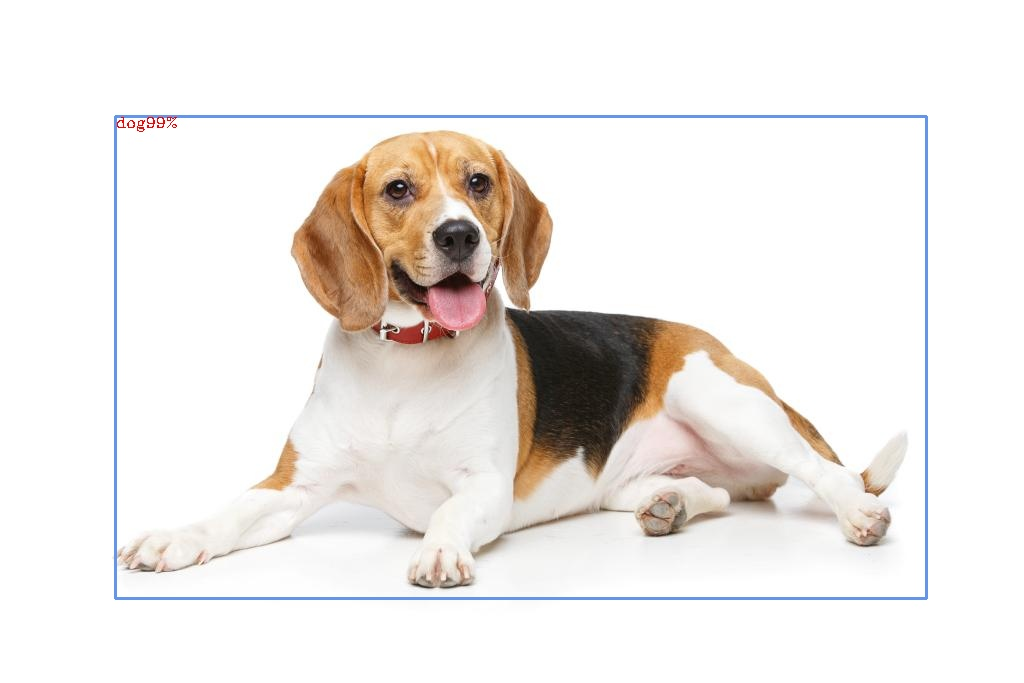
//> input picture ch5/myCode/imageBasics/dog.jpg, 1024 x 683 px
$ ./imageBasics dog.jpg   (built with g++ and OpenCV 4)
//> lines starting //> are read from the running program, lines starting //| are printed output that depends on the picture; after the words box and inside, x2 and y2 are one past the last pixel; in counts of white or black regions, pixels touching at a corner belong together
#include <iostream>

using namespace std;

#include <opencv2/core/core.hpp>
#include <opencv2/highgui/highgui.hpp>

int main(int argc, char ** argv)
{
    cv::Mat image;
    image=cv::imread("./imageBasics/dog.jpg");
//> image is the input picture: 683 rows x 1024 cols, CV_8UC3; mean B, G, R 231.1, 234.2, 238.2

    if(image.data==nullptr)
    {
        cerr<<"文件"<<argv[1]<<"不存在"<<endl;
        return 0;
    }

    cout<<"图像宽为"<<image.cols<<"，高为"<<image.rows<<"，通道数为"<<image.channels()<<endl;
//| 图像宽为1024，高为683，通道数为3
    cv::imshow("image",image);
    cv::waitKey(0); //暂停程序，等待按键输入

    if(image.type()!=CV_8UC1 && image.type() != CV_8UC3)
    {
        cout<< "请输入一张彩色图或灰度图" << endl;
        return 0;
    }
    //cout<<"data: "<< cv::format(image,cv::Formatter::FMT_PYTHON)<<std::endl;

    //遍历图像
    for(auto y=0;y<image.rows;y++)
    {
        unsigned char *row_ptr=image.ptr<unsigned char>(y);
        for(auto x=0;x<image.cols;x++)
        {
            auto data_ptr= &row_ptr[x*image.channels()];

            for(int c=0;c != image.channels();c++)
            {
                unsigned char data=data_ptr[c];
            }
        }
    }

    cv::Mat image_another = image; //直接赋值不会拷贝数据
    image_another(cv::Rect(0,0,100,100)).setTo(0);
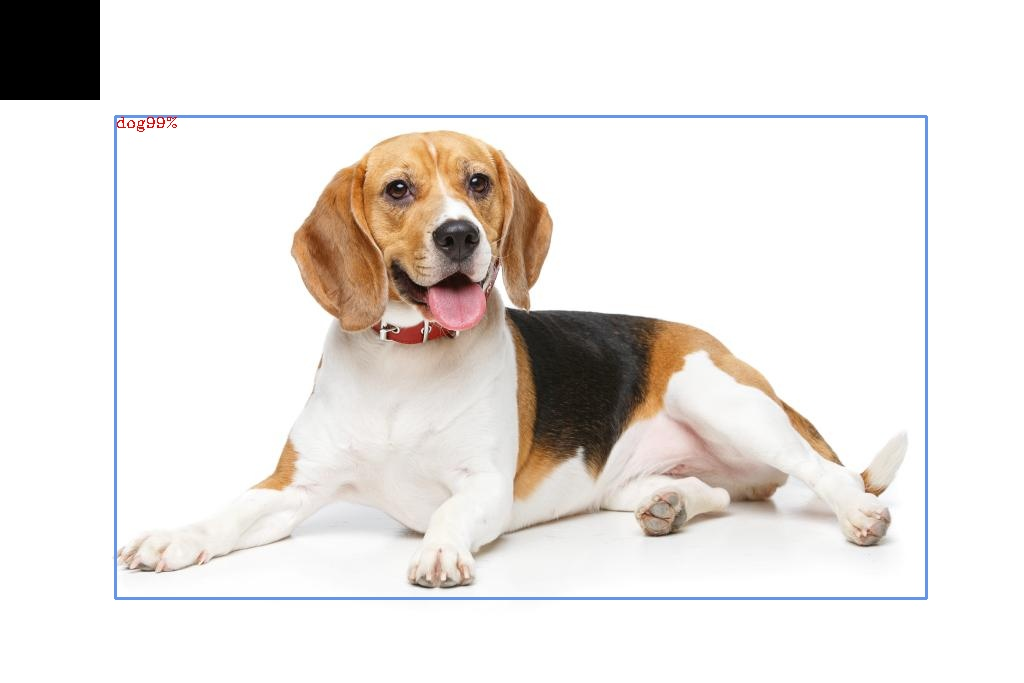
//> image_another: 683 rows x 1024 cols, CV_8UC3; 1.43% of pixels changed, all inside (x1, y1, x2, y2) = (0, 0, 100, 100)
    cv::imshow("modify image", image);
    cv::waitKey(0);//延迟为0

    cv::Mat image_clone;
    image.copyTo(image_clone);
    image_clone(cv::Rect(0,0,100,100)).setTo(100);
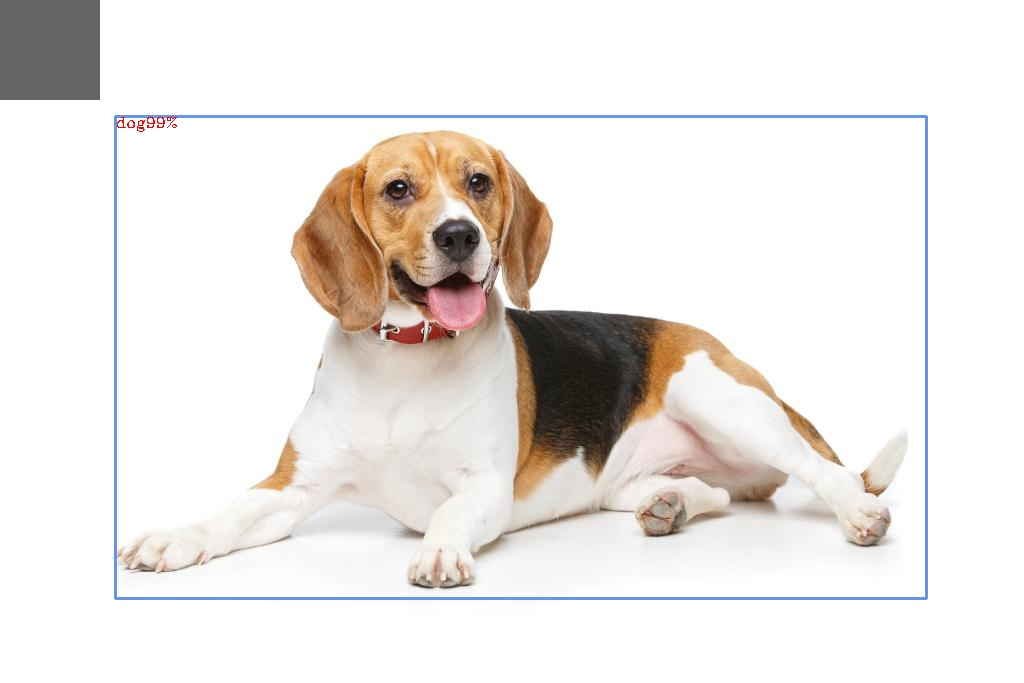
//> image_clone: 683 rows x 1024 cols, CV_8UC3; 1.43% of pixels changed, all inside (x1, y1, x2, y2) = (0, 0, 100, 100)
    cv::imshow("image", image);
    cv::imshow("cloned_image",image_clone);
    cv::waitKey(0);

    //关闭窗口
    cv::destroyAllWindows();

    return 0;
}
